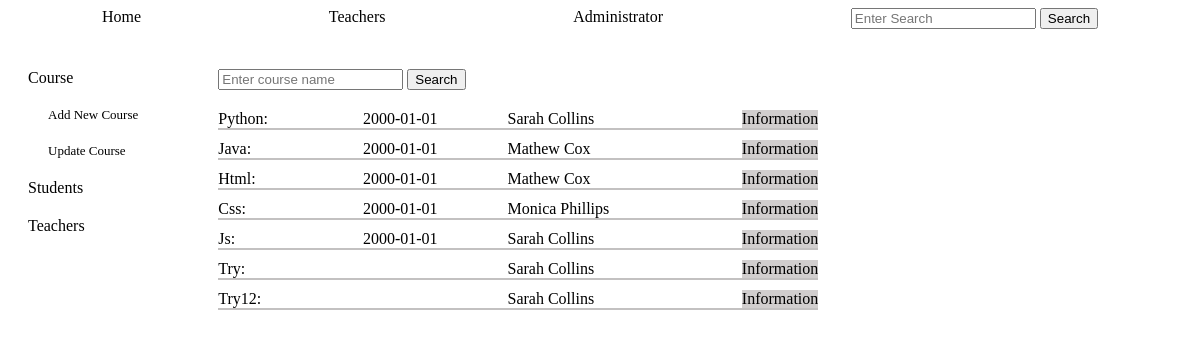
/admin_courses, run on an earlier commit of the app's database.
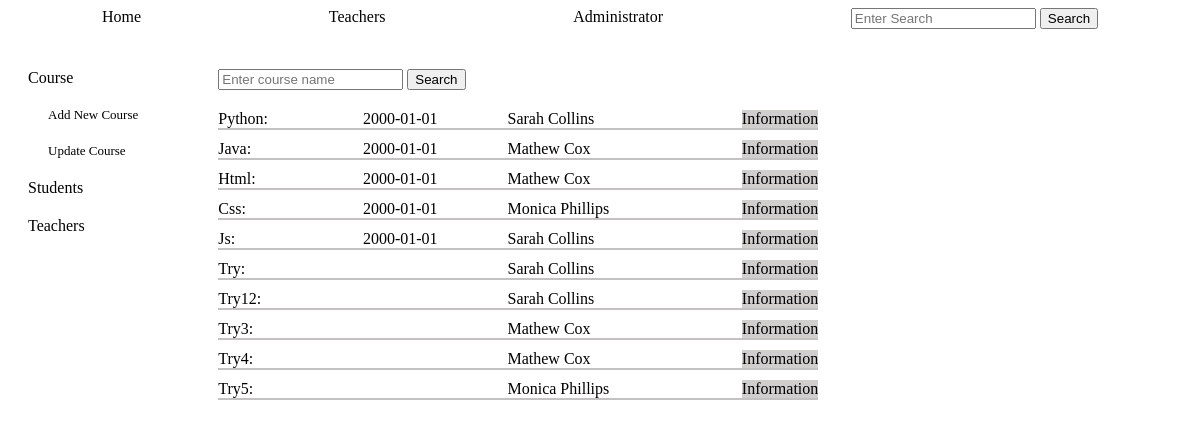
And on a later commit of the database.
### tables this page shows
CREATE TABLE teachers (
        id INTEGER PRIMARY KEY,
        name TEXT NOT NULL,
        email TEXT NOT NULL UNIQUE,
        phone TEXT
        );

CREATE TABLE courses (
        id INTEGER PRIMARY KEY,
        name TEXT NOT NULL,
        description TEXT,
        teacher_id TEXT NOT NULL,
        start TEXT,
        day TEXT,
        time TEXT, 
        FOREIGN KEY (teacher_id) REFERENCES teachers (id)
        );

### app.py (the view, shortened to what this page needs)
@app.route('/admin_courses',methods=['GET', 'POST'])
def admin_courses():
    return render_template('admin_courses.html', courses_teachers=courses_teachers())

### crud.py (called while the page is built)
def read_all(table):
    return query(f"SELECT * FROM {table}")

### functions.py (called while the page is built)
def create_courses_objects(courses: list):
    courses_objects=[classes.Course(course[0], course[1], course[2], course[3], course[4], course[5], course[6] ) for course in courses]
    return courses_objects

def create_teachers_objects(teachers: list):
    teachers_objects=[classes.Teacher(teacher[0], teacher[1], teacher[2], teacher[3]) for teacher in teachers]
    return teachers_objects

def courses_teachers():
    courses_teachers=[]
    for course in create_courses_objects(crud.read_all('courses')):
        for teacher in create_teachers_objects(crud.read_all('teachers')):
            if course.teacher_id==str(teacher.tid):
                course_teacher=classes.Course(course.tid, course.name, course.description, teacher.name, course.start, course.day, course.time)
                courses_teachers.append(course_teacher)
    return courses_teachers

### setup_db.py (called while the page is built)
def query(sql):
    with sqlite3.connect('students.db') as conn:
        cur=conn.cursor()
        cur.execute(sql)
        return cur.fetchall()

### templates/admin_courses.html (shortened to what this page needs)
{% include "admin_nav_courses.html" %}
    <div class="admin_courses_main">
        <div class="course_search">
            <form action="" method="POST">
                <input type="text" name="search" placeholder="Enter course name">
                <input type="submit" value="Search">
            </form>
        </div>
        <div class="courses_list">{{result}}
        {% for course in courses_teachers %}
            <div class="course_info">
                <span class="course_name"> {{course.name}}:</span><span class="course_start">{{course.start}}</span> <span class="course_teacher">{{course.teacher_id}}</span>
                <a href="/course_info/{{course.tid}}">Information</a>
            </div>
        {% endfor %}
        </div>
    </div>
</div>

What changed in the data, as far as the page shows it:
added courses: name "Try3"
added courses: name "Try4"
added courses: name "Try5"
Also different on the page:
new list line: ": Information"
new list line: "Mathew Cox"
new list line: "Monica Phillips"
